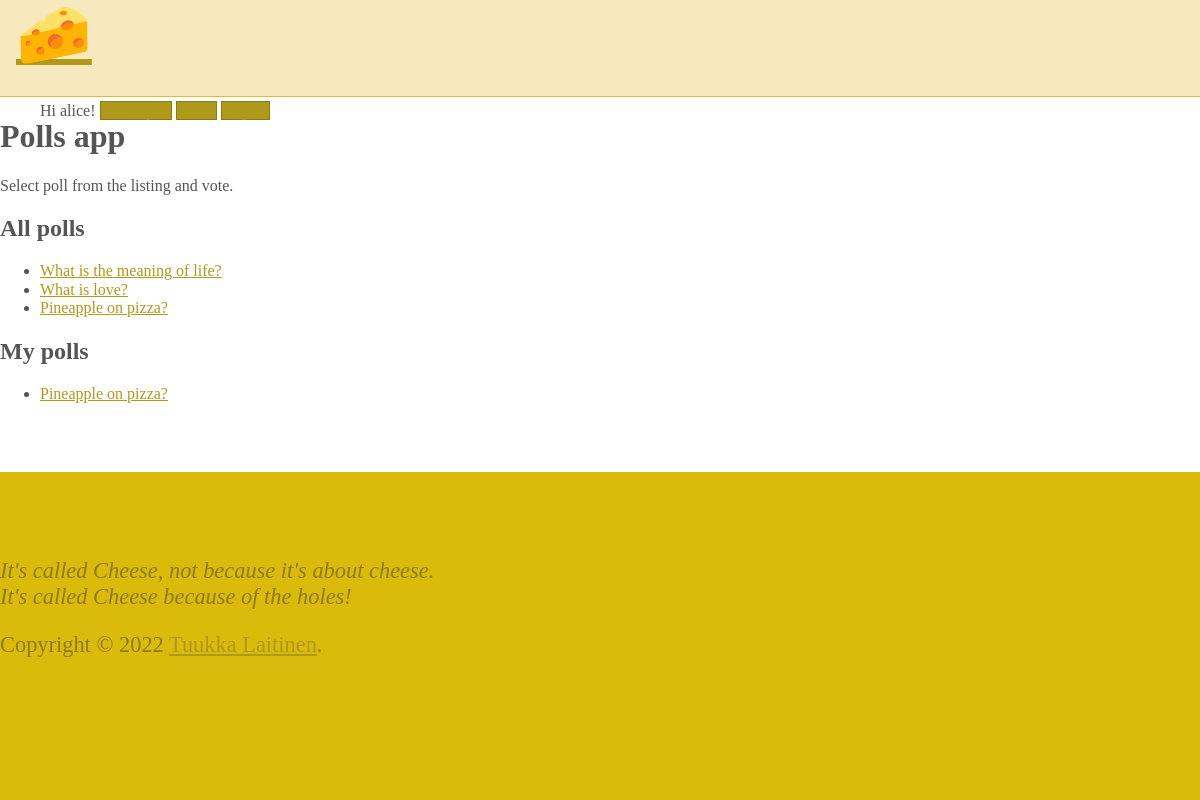
The page / (signed in) on the database its author committed.
### polls/models.py (models this page shows, shortened)
class Question(models.Model):
	question_text = models.CharField(max_length=200)
	pub_date = models.DateTimeField('date published')
	owner = models.ForeignKey(User, on_delete=models.CASCADE)

### polls/views.py (the view)
# urls.py: path('', view=views.index, name='index'),
def index(request):
	if request.user.is_authenticated:
		users_questions = Question.objects.filter(owner__username = request.user.username)
		question_list = Question.objects.all()
		return render(request, 'polls/index.html', {
			'question_list': question_list,
			'user': request.user,
			'users_questions': users_questions
			})
	return HttpResponseRedirect('login')

### polls/templates/polls/index.html
{% extends 'base.html' %}
{% block content %}
<h1>Polls app</h1>
<p>Select poll from the listing and vote.</p>
<h2>All polls</h2>
{% if question_list %}
<ul>
{% for question in question_list %}
    <li><a href="/{{ question.id }}">{{ question.question_text }}</a></li>
{% endfor %}
</ul>
{% endif %}
<h2>My polls</h2>
{% if users_questions %}
<ul>
{% for question in users_questions %}
    <li><a href="/{{ question.id }}">{{ question.question_text }}</a></li>
{% endfor %}
</ul>
{% else %}
<p>No polls available.</p>
{% endif %}
{% endblock %}

### polls/templates/base.html (shortened to what this page needs)
{% load static %}
<!DOCTYPE html>
<html lang="en">
<head>
    <link rel="stylesheet" href="https://cdnjs.cloudflare.com/ajax/libs/normalize/8.0.1/normalize.css" />
    <link rel="stylesheet" href="https://cdnjs.cloudflare.com/ajax/libs/milligram/1.4.1/milligram.css" />
    <link rel="stylesheet" type="text/css" href="{% static 'polls/style.css' %}" />
</head>
<body>
    <nav>
        <div class="container">
            <a class="logo" href="{% url 'polls:index' %}">🧀</a>
            <ul class="navigation-list float-right">
                {% if user.is_authenticated %}
                <li><span>Hi {{ user.username }}!</span></li>
                {% endif %}
                <li><a class="button" href="{% url 'polls:create' %}">Create poll</a></li>
                <li><a class="button" href="{% url 'polls:index' %}">Home</a></li>
                {% if user.is_authenticated %}
                <li><a class="button" href="/logout">Logout</a></li>
                {% else %}
                <li><a class="button" href="/login">Login</a></li>
                {% endif %}
            </ul>
        </div>
    </nav>
    <div class="container">
        {% block content %}{% endblock %}
    </div>
    <footer class="footer">
        <div class="container">
                <p><em>It's called Cheese, not because it's about cheese.<br/>
                    It's called Cheese because of the holes!</em></p>
            <span>Copyright © 2022 <a class="Link" href="https://github.com/tuukkalai" rel="noopener" target="_blank">Tuukka Laitinen</a>.</span>
        </div>
    </footer>
</body>
</html>

### polls/static/polls/style.css (style rules this page uses)
body { color: #555; position: relative; min-height: 100vh; }
body::after { content: ''; display: block; height: 200px; }
a { color: #af991b; }
nav { background-color: #f7e8bd; border-bottom: .1rem solid #e2b83b; height: 6rem; margin-bottom: 1rem; }
nav .logo { font-size: 3.8rem; padding-left: 1rem; }
nav .navigation-list { list-style-type: none; padding-top: 1rem; }
nav .navigation-list > li { display: inline; margin-top: 10px; }
.button, button, input[type="button"], input[type="reset"], input[type="submit"] { background-color: #af991b; border: 0.1rem solid #8d7a10; }
.footer { position: absolute; bottom: 0; height: 200px; background: #daba0b; color: #8d7a10; display: block; font-size: 1.4rem; max-width: 100%; padding: 4rem 0; width: 100%; }

### rows shown on the page
Question: question_text "What is the meaning of life?"
Question: question_text "What is love?"
Question: question_text "Pineapple on pizza?"

### other values the page prints
{{ user.username }} "alice"
